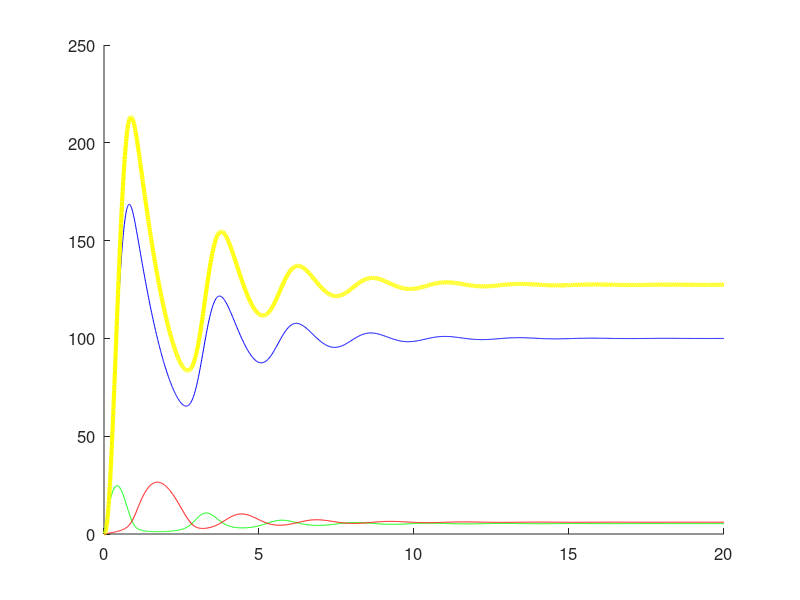

Here is the MATLAB script that generated this plot: (Note: this script raises an error after producing the figure.)
function AntitheticDamped
clear; clc; clf;
% This is a model of the antithetic controller under transcriptional control
% via protein.
%% Initialising Global Parameters 
global setpoint    % Setpoint of steady state value of X 
global mu          % Transcription rate of Z1 (actuator)
global eta         % Annihiliation Rate of Z1 and Z2
global theta       % Transcription rate constant of Z2 (Sensor)
global k           % Transcription rate constant of X
global gamma       % Degradation rate of X 
global delta       % Dilution rate
global gamma_star  % Degradation rate of X*
global alpha_1     % Production rate of X* from X
global alpha_2     % Production rate of X from X*

%% Parameter Values
% Parameters taken from the Khammash paper in units of nM and min^-1,
% multipled by 60 to give hr^-1. 
mu         = 1.6*60;         % Search space between 10^0 and 10^4 nM min^-1
eta        = 0.05*60;          % Conservative lower bound where higher eta values improve performance
theta      = 0.016*60;         % 0.028  min^-1 used as a reference for search space between 10^-2 and 10^2
setpoint   = mu / theta;       % Setpoint when delta = 0
k          = 0.6*60;         % 0.028  min^-1 used as a reference for search space between 10^-2 and 10^2
gamma      = 0.014*60;         % Native degradation of output set at 0.5 * delta
delta      = 0.028*60*0;       % Set to zero for the case of the idealised Antithetic integral feedback circuit 
gamma_star = 0.014*60;
alpha_1    = 0.4*60;
alpha_2    = 0.3*60;

%% State is [Z_1 Z_2 X X_star]
s0       = [0 0 0 0];  % Initial values of the states in the ODE model 
%% Generate the simulation 
Tend     = 20;       
ODEFUN   = @antitheticddt;
[t, S] = ode45(ODEFUN, [0,Tend], s0);


%% Generate Plot Figure
figure(1);
hold on;
set(gca, 'fontsize', 12);
plot(t, S(:,3), 'b', t, S(:,1),'g', t, S(:,2), 'r', t, S(:,4), 'y', 'LineWidth', 3);
yline(setpoint, 'k--', 'LineWidth', 3);
legend('X', 'Z1', 'Z2', 'X*', 'Set Point', 'Location', 'northeast');
xlabel('Time (Hours)');
ylabel('Concentration (nM)');
title('Antithetic Integral Feedbak Controller With Damping');
hold off;

end

%% Dynamics 
function dS = antitheticddt(t, S);

global mu     % Transcription rate of Z1 (actuator)
global eta    % Annihiliation Rate of Z1 and Z2
global theta  % Transcription rate constant of Z2 (Sensor)
global k      % Transcription rate constant of X
global gamma  % Degradation rate of X 
global delta  % Dilution rate
global gamma_star  % Degradation rate of X*
global alpha_1     % Production rate of X* from X
global alpha_2     % Production rate of X from X*

Z1     = S(1);
Z2     = S(2);
X      = S(3);
X_star = S(4);


dZ1dt     = mu - (eta * Z1 * Z2) - (delta * Z1);
dZ2dt     = (theta * X) - (eta * Z1 * Z2) - (delta * Z2);
dXdt      = (k * Z1) - ((gamma + delta) * X) - (alpha_1 * X) + (alpha_2 * X_star);
dX_stardt = (alpha_1 * X) - (alpha_2 * X_star) - ((gamma_star+delta) * X_star);


dS = [dZ1dt; dZ2dt; dXdt; dX_stardt];

end 